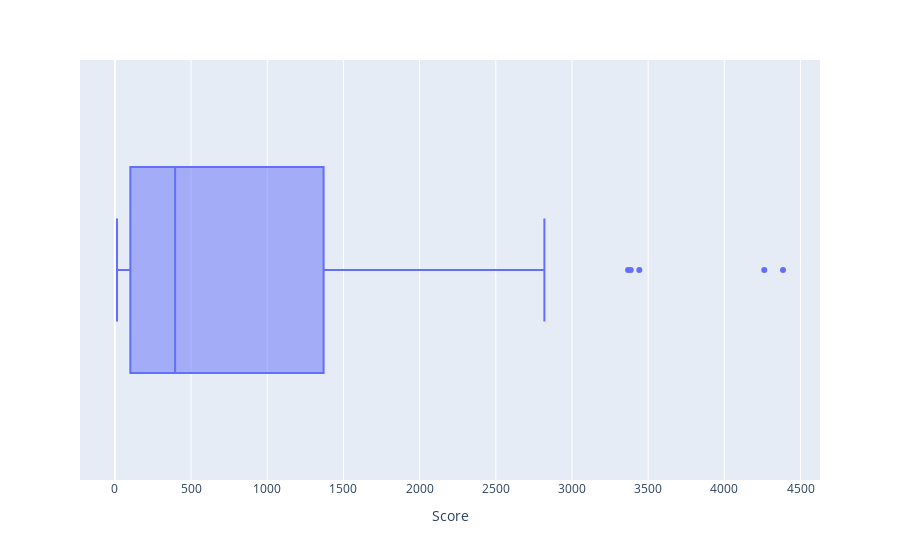

Write notebook code for a chart like this one.
### Markdown cell above
Bivariate Analysis is done since univariate analysis is not giving much information

### Code cell
import plotly.express as px
figure=px.box(df,x='Score')
figure.show()

### Figure 1 — Plotly figure (JSON) as saved in the notebook; plotly's stock layout.template omitted (floating-point values rounded to 4 significant figures)
{"data": [{"alignmentgroup": "True", "hovertemplate": "Score=%{x}<extra></extra>", "legendgroup": "", "marker": {"color": "#636efa"}, "name": "", "notched": false, "offsetgroup": "", "orientation": "h", "showlegend": false, "type": "box", "x": [4385, 4262, 3442, 3386, 3368, 2819, 2792, 2573, 2109, 1884, 1814, 1789, 1471, 1416, 1389, 1351, 1314, 1174, 1148, 1020, 970, 667, 662, 606, 553, 538, 510, 445, 421, 416, 375, 353, 343, 293, 285, 277, 242, 230, 190, 188, 168, 150, 148, 132, 107, 96, 91, 83, 81, 76, 71, 56, 52, 42, 40, 35, 34, 22, 19, 14], "x0": " ", "xaxis": "x", "y0": " ", "yaxis": "y"}], "layout": {"boxmode": "group", "legend": {"tracegroupgap": 0}, "margin": {"t": 60}, "xaxis": {"anchor": "y", "domain": [0, 1], "title": {"text": "Score"}}, "yaxis": {"anchor": "x", "domain": [0, 1]}}}
